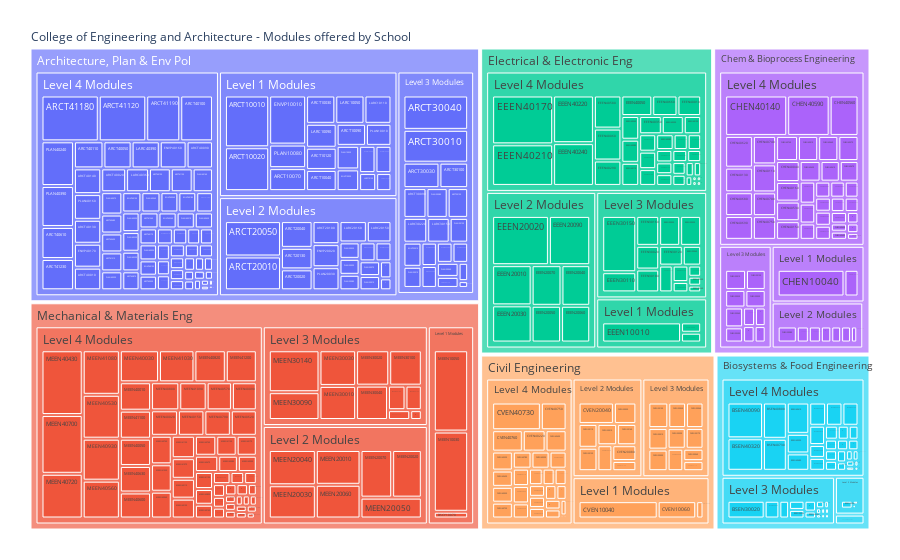

Write notebook code for a chart like this one.
### Code cell
def treemap(assessments, school=None, taught_credits=True):
    import plotly.io as pio
    
    new_assessments=assessments
    title=""
    #If a school is specified, make the treemap just for that school
    if school!=None:
        new_assessments=assessments[assessments["School"]==school]
        title="of " + school
        
        
        
    color_dict={"Civil Engineering":"#AB63FA", \
                     "Mechanical & Materials Eng": "#EF553B", \
                     "Chem & Bioprocess Engineering": "#FFA15A", \
                     "Biosystems & Food Engineering": "#19D3F3", \
                     "Architecture, Plan & Env Pol": "#636EFA", \
                     "Electrical & Electronic Eng": "#00CC96"}
    
    #Group the modules as we want to
    new_assessments["Module Level"]=assessments["Level"].apply(lambda x: "Level %d Modules" %x)
    modules=new_assessments.groupby(by=["School", "Module Level", "Module Code"], as_index=False).sum()
    if taught_credits:
        credits="Student Credits"
    else:
        credits="Credits"
    modules=modules[modules[credits] != 0]
    

    #Set the figure up
    fig = px.treemap(modules, path=[\
                               px.Constant("College of Engineering and Architecture - Modules offered by School %s" %(title)), \
                               "School", 'Module Level', 'Module Code'], values=credits, \
                     color_discrete_map=[color_dict[school] for school in modules["School"].unique()])
    
    fig.update_layout( margin=dict(t=25, l=25, r=25, b=25))#, annotations=list(x = 1, y = -0.1,\
                                                                             #text = "Source: data I found somewhere.",
                                                                             #showarrow = F,\
                                                                             #xref='paper', yref='paper', \
                                                                             #xanchor='right',\
                                                                             #yanchor='auto', \
                                                                             #xshift=0, \
                                                                             #yshift=0)#,
                                                                             #font=list(size=15, color="red"))
                                                                             #)
    fig.show()
    fig.write_image(file="treemap.png", width=1200, height=450*1200/800, scale=15)
    
    
    #Set the path to save the graphs
    dir_output=Path.Path("Graphs")
    
    #Set the filename for th figure
    dir_output=dir_output / "ModuleTreemap"
    dir_output.mkdir(parents=True, exist_ok=True)
    
    filename= dir_output / "College.png"
    pio.write_image(fig, filename, width=1600, height=900, scale=3)
    
    filename= dir_output / "College.pdf"
    pio.write_image(fig, filename, width=1600, height=900, scale=3)
    
treemap(assessments)
#fig.write_image("treemap.svg")
#modules

### Figure 1 — Plotly figure (JSON) as saved in the notebook; plotly's stock layout.template omitted (floating-point values rounded to 4 significant figures; data arrays with more than 128 entries replaced by an {"elided": "..."} marker saying what was removed)
{"data": [{"branchvalues": "total", "domain": {"x": [0, 1], "y": [0, 1]}, "hovertemplate": "labels=%{label}<br>Student Credits=%{value}<br>parent=%{parent}<br>id=%{id}<extra></extra>", "ids": {"elided": "468 str values"}, "labels": {"elided": "468 str values"}, "name": "", "parents": {"elided": "468 str values"}, "type": "treemap", "values": {"elided": "468 float values"}}], "layout": {"legend": {"tracegroupgap": 0}, "margin": {"b": 25, "l": 25, "r": 25, "t": 25}}}
